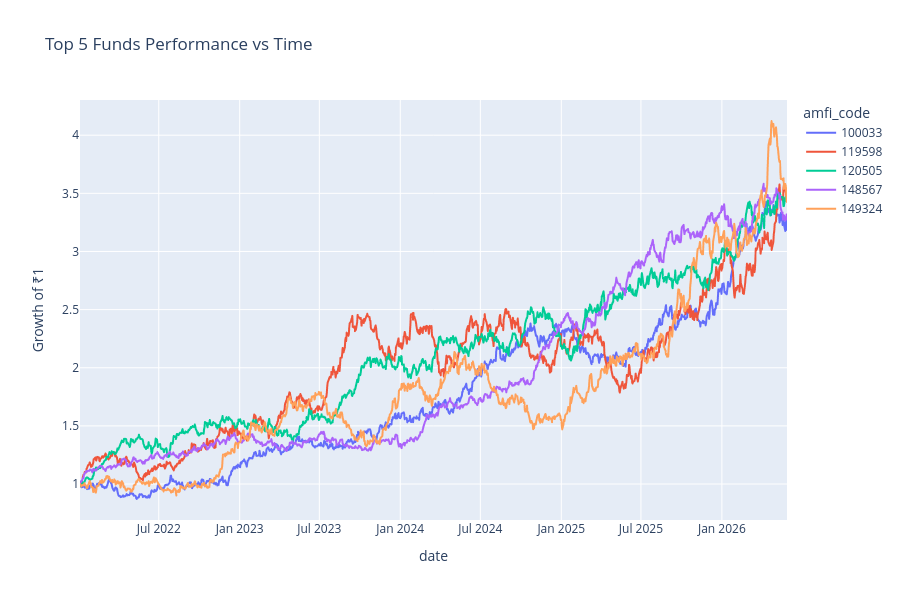

Notebook cell for this chart:
### Code cell
import plotly.express as px


fig = px.line(
    top5_nav,
    x="date",
    y="growth",
    color="amfi_code",
    title="Top 5 Funds Performance vs Time"
)


fig.update_layout(
    height=600,
    yaxis_title="Growth of ₹1"
)


fig.write_image(
    "reports/benchmark_comparison.png"
)


fig.show()

### Figure 1 — Plotly figure (JSON) as saved in the notebook; plotly's stock layout.template omitted (floating-point values rounded to 4 significant figures; data arrays with more than 128 entries replaced by an {"elided": "..."} marker saying what was removed)
{"data": [{"hovertemplate": "amfi_code=100033<br>date=%{x}<br>growth=%{y}<extra></extra>", "legendgroup": "100033", "line": {"color": "#636efa", "dash": "solid"}, "marker": {"symbol": "circle"}, "mode": "lines", "name": "100033", "showlegend": true, "type": "scattergl", "x": {"elided": "1150 str values"}, "xaxis": "x", "y": {"elided": "1150 float values"}, "yaxis": "y"}, {"hovertemplate": "amfi_code=119598<br>date=%{x}<br>growth=%{y}<extra></extra>", "legendgroup": "119598", "line": {"color": "#EF553B", "dash": "solid"}, "marker": {"symbol": "circle"}, "mode": "lines", "name": "119598", "showlegend": true, "type": "scattergl", "x": {"elided": "1150 str values"}, "xaxis": "x", "y": {"elided": "1150 float values"}, "yaxis": "y"}, {"hovertemplate": "amfi_code=120505<br>date=%{x}<br>growth=%{y}<extra></extra>", "legendgroup": "120505", "line": {"color": "#00cc96", "dash": "solid"}, "marker": {"symbol": "circle"}, "mode": "lines", "name": "120505", "showlegend": true, "type": "scattergl", "x": {"elided": "1150 str values"}, "xaxis": "x", "y": {"elided": "1150 float values"}, "yaxis": "y"}, {"hovertemplate": "amfi_code=148567<br>date=%{x}<br>growth=%{y}<extra></extra>", "legendgroup": "148567", "line": {"color": "#ab63fa", "dash": "solid"}, "marker": {"symbol": "circle"}, "mode": "lines", "name": "148567", "showlegend": true, "type": "scattergl", "x": {"elided": "1150 str values"}, "xaxis": "x", "y": {"elided": "1150 float values"}, "yaxis": "y"}, {"hovertemplate": "amfi_code=149324<br>date=%{x}<br>growth=%{y}<extra></extra>", "legendgroup": "149324", "line": {"color": "#FFA15A", "dash": "solid"}, "marker": {"symbol": "circle"}, "mode": "lines", "name": "149324", "showlegend": true, "type": "scattergl", "x": {"elided": "1150 str values"}, "xaxis": "x", "y": {"elided": "1150 float values"}, "yaxis": "y"}], "layout": {"height": 600, "legend": {"title": {"text": "amfi_code"}, "tracegroupgap": 0}, "title": {"text": "Top 5 Funds Performance vs Time"}, "xaxis": {"anchor": "y", "domain": [0, 1], "title": {"text": "date"}}, "yaxis": {"anchor": "x", "domain": [0, 1], "title": {"text": "Growth of ₹1"}}}}
